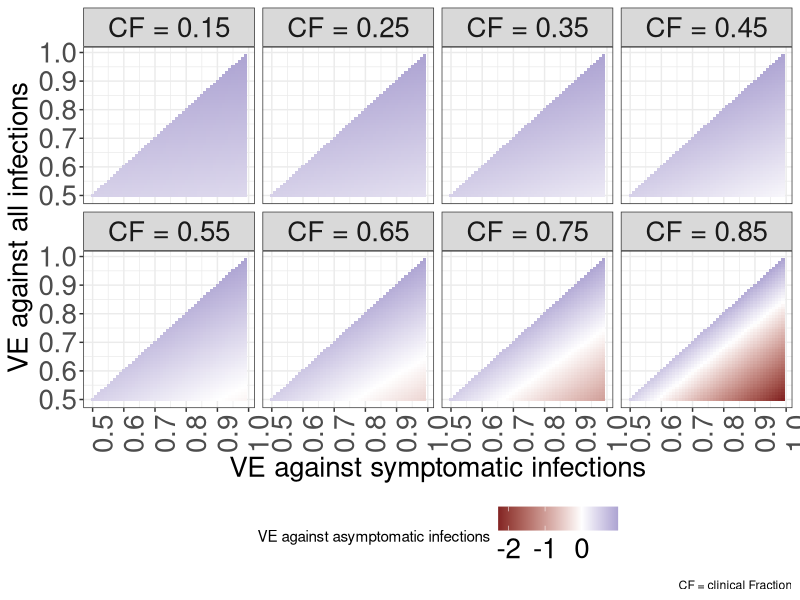

This chart was generated by the following R code:
# ve is measured based on reduction in symptomatic infection
# ei_v is per covidm definition
# ed_vi is per covidm definition
# y is clinical fractiona, proportion symptomatic

library(data.table)
library(tidyverse)

exp_ve <- function(ve, ei_v, y){
  
  ed_vi <- (ve - ei_v)/(1 - ei_v)
  p_asym <- (1-ei_v)*(1-ed_vi)*(1-y) + (1-ei_v)*ed_vi
  vea <- 1 - p_asym/(1-y)
  r <- list(ed_vi = ed_vi, vea = vea)
  return(r)
  
}

CJ(ve = seq(0.5,0.99,0.01),
   ei_v = seq(0.5,0.99,0.01),
   y = seq(0.15, 0.85, 0.1)) %>% 
  filter(ve >= ei_v) %>% 
  mutate(ed_vi = exp_ve(ve = ve, ei_v = ei_v, y = y)[[1]],
         vea = exp_ve(ve = ve, ei_v = ei_v, y = y)[[2]]) -> tab

tab %>%
  mutate(y = paste0("CF = ", y)) %>% 
  ggplot(., aes(x = ve, y = ei_v, fill = vea)) +
  geom_tile() +
  facet_wrap(~y, nrow = 2) +
  labs(x = "VE against symptomatic infections",
       y = "VE against all infections",
       fill = "VE against asymptomatic infections",
       caption = "CF = clinical Fraction") +
  theme_bw() +
  theme(axis.title = element_text(size = 20),
        axis.text = element_text(size = 20),
        strip.text = element_text(size = 20),
        legend.text = element_text(size = 20),
        legend.position = "bottom",
        axis.text.x = element_text(angle = 90)) +
  scale_fill_gradient2()
 
